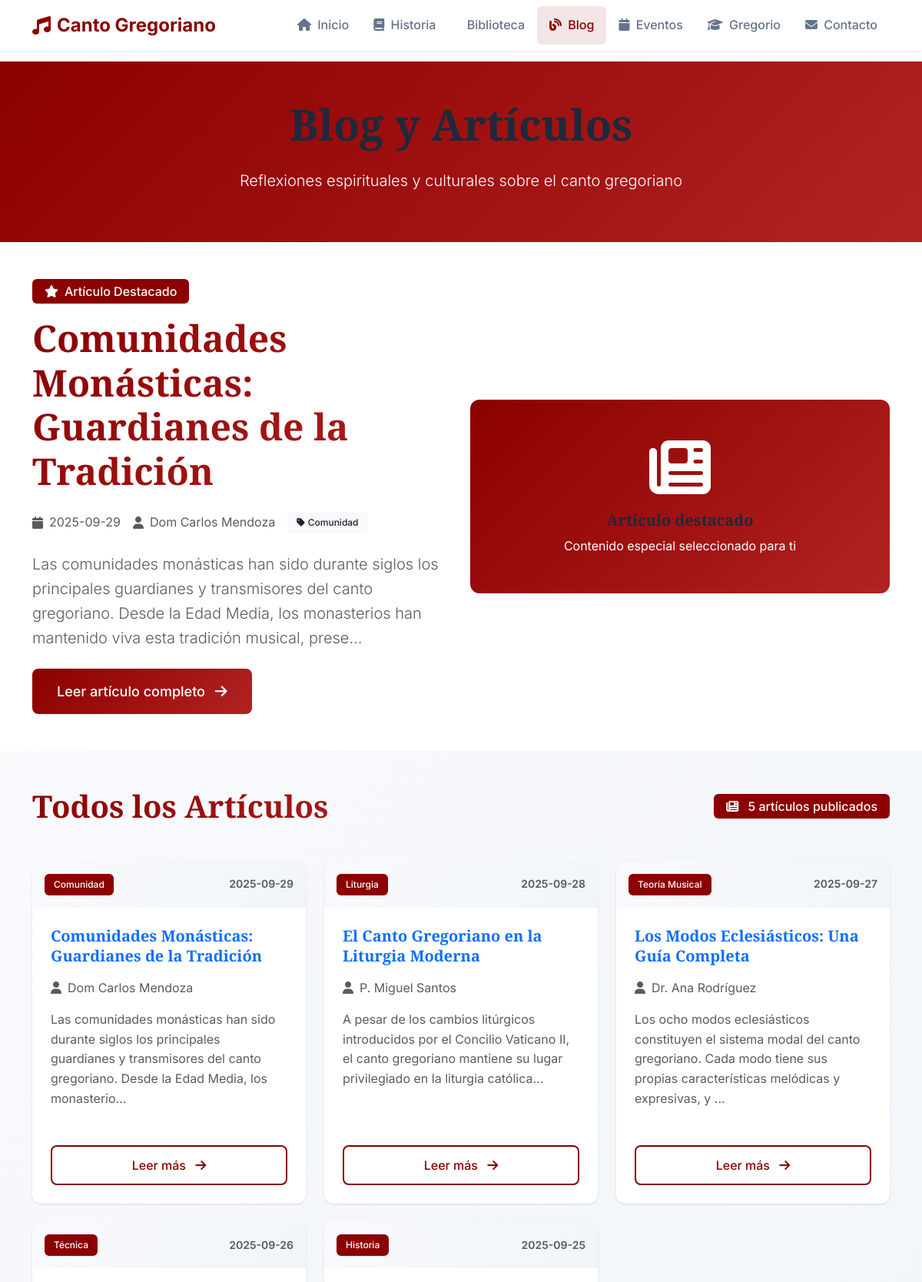
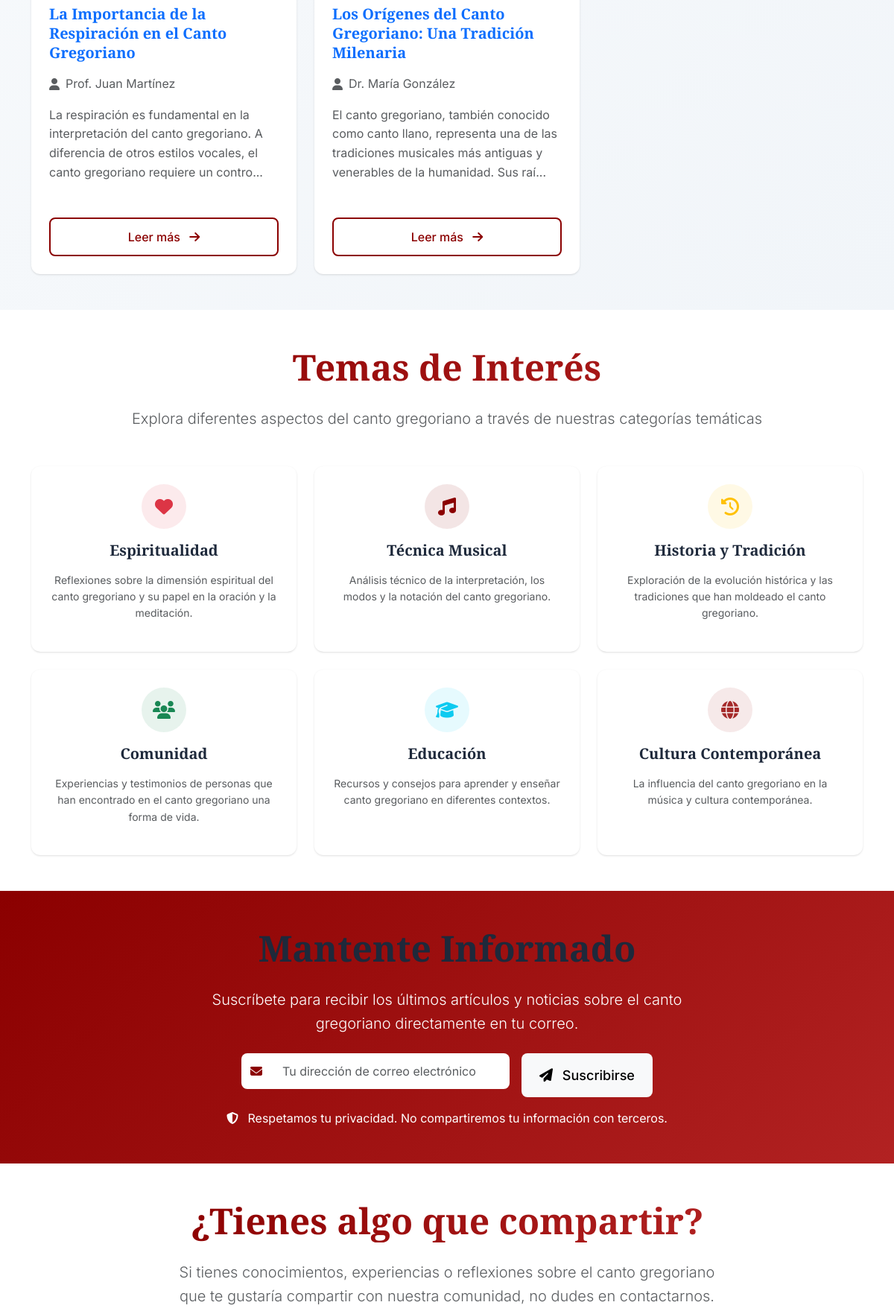
Page /blog (upper part) on the committed database (2 pictures, top to bottom).
### tables this page shows
CREATE TABLE articulos (
            id INTEGER PRIMARY KEY AUTOINCREMENT,
            titulo TEXT NOT NULL,
            contenido TEXT NOT NULL,
            fecha_publicacion DATETIME DEFAULT CURRENT_TIMESTAMP,
            autor TEXT DEFAULT 'Administrador',
            categoria TEXT DEFAULT 'General'
        );

### app.py (the view)
@app.route('/blog')
def blog():
    conn = get_db_connection()
    articulos = conn.execute(
        'SELECT * FROM articulos ORDER BY fecha_publicacion DESC'
    ).fetchall()
    conn.close()
    return render_template('blog.html', articulos=articulos)

### app.py (called while the page is built)
def get_db_connection():
    conn = sqlite3.connect(DATABASE)
    conn.row_factory = sqlite3.Row
    return conn

### templates/blog.html (shortened to what this page needs)
{% extends "base.html" %}
{% block content %}
<section class="bg-gradient-primary text-white py-5">
    <div class="container">
        <div class="row justify-content-center text-center">
            <div class="col-lg-8">
                <h1 class="display-4 fw-bold mb-4">Blog y Artículos</h1>
                <p class="lead">Reflexiones espirituales y culturales sobre el canto gregoriano</p>
            </div>
        </div>
    </div>
</section>
{% if articulos %}
<section class="py-5">
    <div class="container">
        <div class="row align-items-center">
            <div class="col-lg-6">
                <div class="featured-badge mb-3">
                    <span class="badge bg-primary fs-6 px-3 py-2">
                        <i class="fas fa-star me-2"></i>Artículo Destacado
                    </span>
                </div>
                <h2 class="display-5 fw-bold text-gradient mb-4">
                    <a href="{{ url_for('ver_articulo', articulo_id=articulos[0].id) }}" class="text-decoration-none">
                        {{ articulos[0].titulo }}
                    </a>
                </h2>
                <div class="article-meta mb-4">
                    <div class="d-flex flex-wrap gap-3">
                        <span class="d-flex align-items-center text-muted">
                            <i class="fas fa-calendar me-2"></i>{{ articulos[0].fecha_publicacion[:10] }}
                        </span>
                        <span class="d-flex align-items-center text-muted">
                            <i class="fas fa-user me-2"></i>{{ articulos[0].autor }}
                        </span>
                        {% if articulos[0].categoria %}
                        <span class="badge bg-light text-dark">
                            <i class="fas fa-tag me-1"></i>{{ articulos[0].categoria }}
                        </span>
                        {% endif %}
                    </div>
                </div>
                <p class="lead text-muted mb-4">{{ articulos[0].contenido[:200] }}...</p>
                <a href="{{ url_for('ver_articulo', articulo_id=articulos[0].id) }}" class="btn btn-primary btn-lg">
                    Leer artículo completo <i class="fas fa-arrow-right ms-2"></i>
                </a>
            </div>
            <div class="col-lg-6 text-center">
                <div class="bg-gradient-primary text-white rounded-3 p-5">
                    <i class="fas fa-newspaper display-1 mb-3"></i>
                    <h5 class="fw-bold">Artículo destacado</h5>
                    <p class="mb-0">Contenido especial seleccionado para ti</p>
                </div>
            </div>
        </div>
    </div>
</section>
{% endif %}
<section class="py-5 bg-gradient-light">
    <div class="container">
        <div class="row align-items-center mb-5">
            <div class="col-md-6">
                <h2 class="display-6 fw-bold text-gradient mb-0">Todos los Artículos</h2>
            </div>
            <div class="col-md-6 text-md-end">
                <div class="articles-count">
                    <span class="badge bg-primary fs-6 px-3 py-2">
                        <i class="fas fa-newspaper me-2"></i>
                        <span>{{ articulos|length }}</span> artículos publicados
                    </span>
                </div>
            </div>
        </div>
        {% if articulos %}
        <div class="row g-4">
            {% for articulo in articulos %}
            <div class="col-lg-4 col-md-6">
                <article class="card border-0 shadow-soft h-100 hover-lift">
                    <div class="card-header bg-gradient-light border-0 py-3">
                        <div class="d-flex justify-content-between align-items-center">
                            <div>
                                {% if articulo.categoria %}
                                <span class="badge bg-primary">{{ articulo.categoria }}</span>
                                {% endif %}
                            </div>
                            <small class="text-muted">{{ articulo.fecha_publicacion[:10] }}</small>
                        </div>
                    </div>
                    <div class="card-body p-4">
                        <h5 class="fw-bold mb-3">
                            <a href="{{ url_for('ver_articulo', articulo_id=articulo.id) }}" class="text-decoration-none">
                                {{ articulo.titulo }}
                            </a>
                        </h5>
                        <div class="article-meta mb-3">
                            <span class="d-flex align-items-center text-muted">
                                <i class="fas fa-user me-2"></i>{{ articulo.autor }}
                            </span>
                        </div>
                        <p class="text-muted mb-4">{{ articulo.contenido[:150] }}...</p>
                    </div>
                    <div class="card-footer bg-transparent border-0 p-4 pt-0">
                        <a href="{{ url_for('ver_articulo', articulo_id=articulo.id) }}" class="btn btn-outline-primary w-100">
                            Leer más <i class="fas fa-arrow-right ms-2"></i>
                        </a>
                    </div>
                </article>
            </div>
            {% endfor %}
        </div>
        {% endif %}
    </div>
</section>
<section class="py-5">
    <div class="container">
        <div class="text-center mb-5">
            <h2 class="display-5 fw-bold text-gradient mb-4">Temas de Interés</h2>
            <p class="lead text-muted">Explora diferentes aspectos del canto gregoriano a través de nuestras categorías temáticas</p>
        </div>
        <div class="row g-4">
            <div class="col-lg-4 col-md-6">
                <div class="card border-0 shadow-soft h-100 hover-lift text-center">
                    <div class="card-body p-4">
                        <div class="bg-danger bg-opacity-10 rounded-circle d-inline-flex align-items-center justify-content-center mb-3" style="width: 60px; height: 60px;">
                            <i class="fas fa-heart text-danger fs-4"></i>
                        </div>
                        <h5 class="fw-bold mb-3">Espiritualidad</h5>
                        <p class="text-muted small">Reflexiones sobre la dimensión espiritual del canto gregoriano y su papel en la oración y la meditación.</p>
                    </div>
                </div>
            </div>
            <div class="col-lg-4 col-md-6">
                <div class="card border-0 shadow-soft h-100 hover-lift text-center">
                    <div class="card-body p-4">
                        <div class="bg-primary bg-opacity-10 rounded-circle d-inline-flex align-items-center justify-content-center mb-3" style="width: 60px; height: 60px;">
                            <i class="fas fa-music text-primary fs-4"></i>
                        </div>
                        <h5 class="fw-bold mb-3">Técnica Musical</h5>
                        <p class="text-muted small">Análisis técnico de la interpretación, los modos y la notación del canto gregoriano.</p>
                    </div>
                </div>
            </div>
            <div class="col-lg-4 col-md-6">
                <div class="card border-0 shadow-soft h-100 hover-lift text-center">
                    <div class="card-body p-4">
                        <div class="bg-warning bg-opacity-10 rounded-circle d-inline-flex align-items-center justify-content-center mb-3" style="width: 60px; height: 60px;">
                            <i class="fas fa-history text-warning fs-4"></i>
                        </div>
                        <h5 class="fw-bold mb-3">Historia y Tradición</h5>
                        <p class="text-muted small">Exploración de la evolución histórica y las tradiciones que han moldeado el canto gregoriano.</p>
                    </div>
                </div>
            </div>
            <div class="col-lg-4 col-md-6">
                <div class="card border-0 shadow-soft h-100 hover-lift text-center">
                    <div class="card-body p-4">
                        <div class="bg-success bg-opacity-10 rounded-circle d-inline-flex align-items-center justify-content-center mb-3" style="width: 60px; height: 60px;">
                            <i class="fas fa-users text-success fs-4"></i>
                        </div>
                        <h5 class="fw-bold mb-3">Comunidad</h5>
                        <p class="text-muted small">Experiencias y testimonios de personas que han encontrado en el canto gregoriano una forma de vida.</p>
                    </div>
                </div>
            </div>
            <div class="col-lg-4 col-md-6">
                <div class="card border-0 shadow-soft h-100 hover-lift text-center">
                    <div class="card-body p-4">
                        <div class="bg-info bg-opacity-10 rounded-circle d-inline-flex align-items-center justify-content-center mb-3" style="width: 60px; height: 60px;">
                            <i class="fas fa-graduation-cap text-info fs-4"></i>
                        </div>
                        <h5 class="fw-bold mb-3">Educación</h5>
                        <p class="text-muted small">Recursos y consejos para aprender y enseñar canto gregoriano en diferentes contextos.</p>
                    </div>
                </div>
            </div>
            <div class="col-lg-4 col-md-6">
                <div class="card border-0 shadow-soft h-100 hover-lift text-center">
                    <div class="card-body p-4">
                        <div class="bg-secondary bg-opacity-10 rounded-circle d-inline-flex align-items-center justify-content-center mb-3" style="width: 60px; height: 60px;">
                            <i class="fas fa-globe text-secondary fs-4"></i>
                        </div>
                        <h5 class="fw-bold mb-3">Cultura Contemporánea</h5>
                        <p class="text-muted small">La influencia del canto gregoriano en la música y cultura contemporánea.</p>
                    </div>
                </div>
            </div>
        </div>
    </div>
</section>
<section class="py-5 bg-gradient-primary text-white">
    <div class="container">
        <div class="row justify-content-center text-center">
            <div class="col-lg-8">
                <h2 class="display-5 fw-bold mb-4">Mantente Informado</h2>
                <p class="lead mb-4">Suscríbete para recibir los últimos artículos y noticias sobre el canto gregoriano directamente en tu correo.</p>
                <form class="newsletter-form" id="newsletter-form">
                    <div class="row g-3 justify-content-center">
                        <div class="col-md-6">
                            <div class="input-group">
                                <span class="input-group-text bg-white border-0">
                                    <i class="fas fa-envelope text-primary"></i>
                                </span>
                                <input type="email" name="email" class="form-control border-0" placeholder="Tu dirección de correo electrónico" required>
                            </div>
                        </div>
                        <div class="col-md-auto">
                            <button type="submit" class="btn btn-light btn-lg px-4">
                                <i class="fas fa-paper-plane me-2"></i> Suscribirse
                            </button>
                        </div>
                    </div>
                    <p class="newsletter-disclaimer mt-3 mb-0">
                        <i class="fas fa-shield-alt me-2"></i>
                        Respetamos tu privacidad. No compartiremos tu información con terceros.
                    </p>
                </form>
            </div>
        </div>
    </div>
</section>
<section class="py-5">
    <div class="container">
        <div class="row justify-content-center text-center">
            <div class="col-lg-8">
                <h2 class="display-5 fw-bold text-gradient mb-4">¿Tienes algo que compartir?</h2>
                <p class="lead text-muted mb-4">Si tienes conocimientos, experiencias o reflexiones sobre el canto gregoriano que te gustaría compartir con nuestra comunidad, no dudes en contactarnos.</p>
            </div>
        </div>
    </div>
</section>
{% endblock %}

### rows in the picture
articulos: titulo "Comunidades Monásticas: Guardianes de la Tradición", fecha_publicacion "2025-09-29", autor "Dom Carlos Mendoza", categoria "Comunidad", contenido "Las comunidades monásticas han sido durante siglos los principales guardianes y transmisores del canto gregoriano. Desde la Edad Media, los monasterios han mantenido viva esta tradición musical, prese", contenido "Las comunidades monásticas han sido durante siglos los principales guardianes y transmisores del canto gregoriano. Desde la Edad Media, los monasterio"
articulos: categoria "Liturgia", fecha_publicacion "2025-09-28", titulo "El Canto Gregoriano en la Liturgia Moderna", autor "P. Miguel Santos", contenido "A pesar de los cambios litúrgicos introducidos por el Concilio Vaticano II, el canto gregoriano mantiene su lugar privilegiado en la liturgia católica"
articulos: categoria "Teoría Musical", fecha_publicacion "2025-09-27", titulo "Los Modos Eclesiásticos: Una Guía Completa", autor "Dr. Ana Rodríguez", contenido "Los ocho modos eclesiásticos constituyen el sistema modal del canto gregoriano. Cada modo tiene sus propias características melódicas y expresivas, y"
articulos: categoria "Técnica", fecha_publicacion "2025-09-26", titulo "La Importancia de la Respiración en el Canto Gregoriano", autor "Prof. Juan Martínez", contenido "La respiración es fundamental en la interpretación del canto gregoriano. A diferencia de otros estilos vocales, el canto gregoriano requiere un contro"
articulos: categoria "Historia", fecha_publicacion "2025-09-25", titulo "Los Orígenes del Canto Gregoriano: Una Tradición Milenaria", autor "Dr. María González", contenido "El canto gregoriano, también conocido como canto llano, representa una de las tradiciones musicales más antiguas y venerables de la humanidad. Sus raí"

### other values in the picture
{{ articulos|length }} "5"
